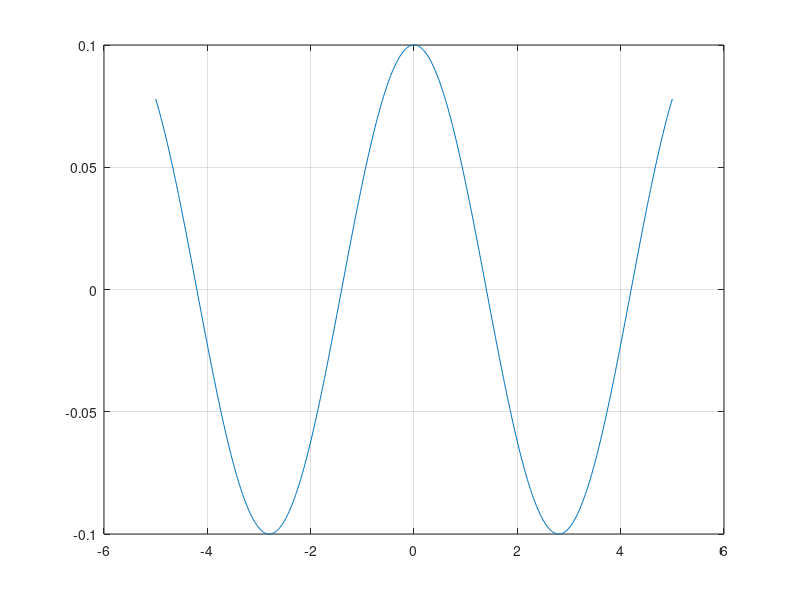
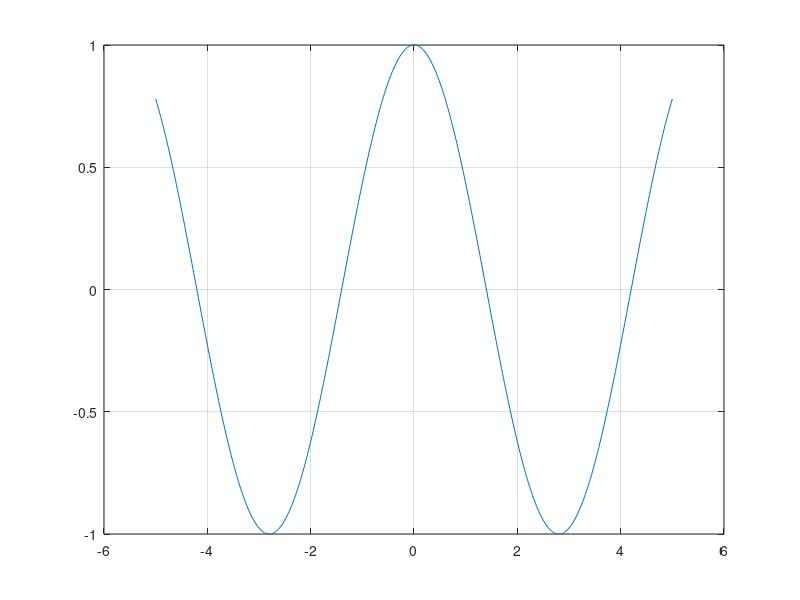

Source code (MATLAB) for these figures, in order: (Note: this script raises an error after producing the figures.)
clc; close all; clear all;

%% Linear Pendulum
g = 9.81;   % kg*m/s^2
l = 0.995;  % m
t = linspace(-5,5,500); %sec
theta1 = 0.1*cos(((g/l)^.05)*t);    %rad
theta2 = 1*cos(((g/l)^.05)*t);      %rad
figure(1), plot(t,theta1), grid, hold on; %initial condition = 0.1 rad
figure(2), plot(t,theta2), grid, hold on;    %initial coniditon = 1 rad

%% Nonliner Pendulum
[t,y] = ode45(@vdp1,[-5 5],[0.1; 0]);
figure(1),plot(t,y(:,1));
%labeling
title('time vs. theta (I.C = 0.1)');
xlabel('Time [s]'); ylabel('theta (rad)')
legend('Linear','Nonlinear');

[t,y] = ode45(@vdp1,[-5 5],[1; 0]);
figure(2),plot(t,y(:,1));
%labeling
title('time vs. theta (I.C = 1)');
xlabel('Time [s]'); ylabel('theta (rad)')
legend('Linear','Nonlinear');

%% Util function for nonlinear case
function dydt = vdp1(t2,y)
%VDP1  Evaluate the van der Pol ODEs for mu = 1
%
%   See also ODE113, ODE23, ODE45.

%   Jacek Kierzenka and Lawrence F. Shampine
%   Copyright 1984-2014 The MathWorks, Inc.

dydt = [y(2);-(9.8/0.995)*sin(y(1))];
end